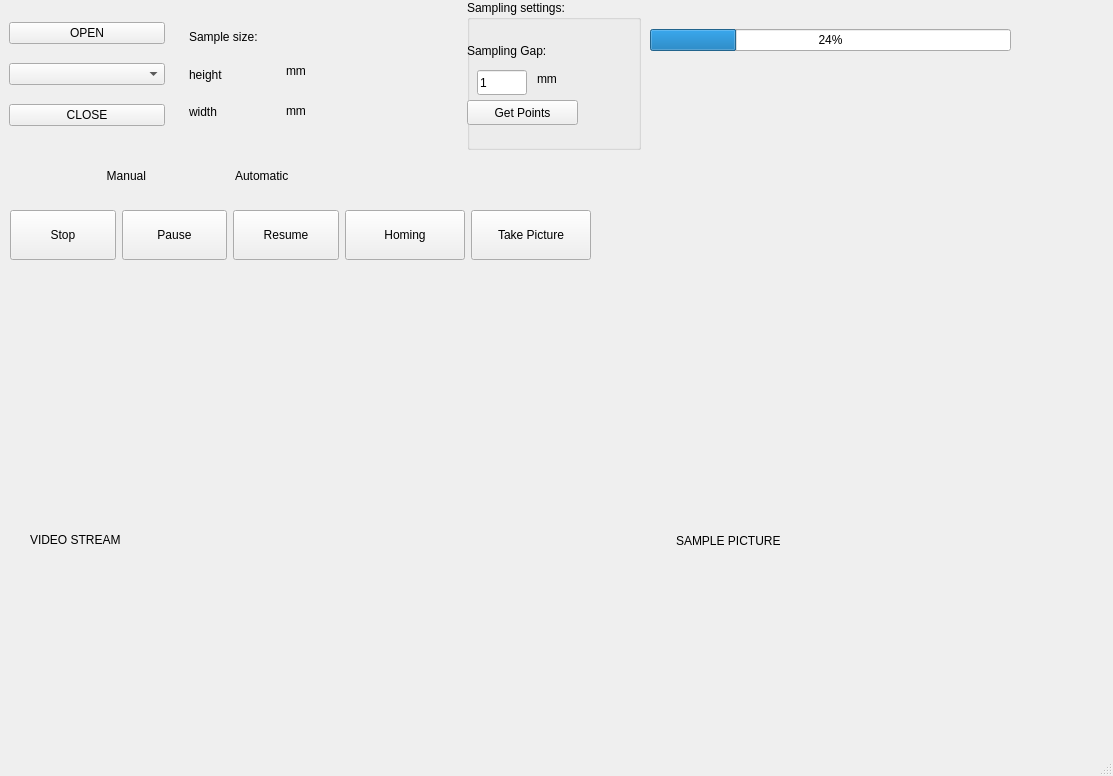
<?xml version="1.0" encoding="UTF-8"?>
<ui version="4.0">
 <class>MainWindow</class>
 <widget class="QMainWindow" name="MainWindow">
  <property name="geometry">
   <rect>
    <x>0</x>
    <y>0</y>
    <width>1113</width>
    <height>776</height>
   </rect>
  </property>
  <property name="windowTitle">
   <string>MainWindow</string>
  </property>
  <widget class="QWidget" name="centralwidget">
   <widget class="QWidget" name="widget_2" native="true">
    <property name="geometry">
     <rect>
      <x>30</x>
      <y>280</y>
      <width>1311</width>
      <height>521</height>
     </rect>
    </property>
    <property name="sizePolicy">
     <sizepolicy hsizetype="Expanding" vsizetype="Expanding">
      <horstretch>0</horstretch>
      <verstretch>0</verstretch>
     </sizepolicy>
    </property>
    <property name="maximumSize">
     <size>
      <width>1920</width>
      <height>1080</height>
     </size>
    </property>
    <layout class="QHBoxLayout" name="horizontalLayout_7">
     <item>
      <widget class="QLabel" name="video">
       <property name="sizePolicy">
        <sizepolicy hsizetype="Minimum" vsizetype="Minimum">
         <horstretch>0</horstretch>
         <verstretch>0</verstretch>
        </sizepolicy>
       </property>
       <property name="minimumSize">
        <size>
         <width>640</width>
         <height>480</height>
        </size>
       </property>
       <property name="maximumSize">
        <size>
         <width>640</width>
         <height>480</height>
        </size>
       </property>
       <property name="text">
        <string>VIDEO STREAM</string>
       </property>
      </widget>
     </item>
     <item>
      <widget class="QLabel" name="sample">
       <property name="sizePolicy">
        <sizepolicy hsizetype="Minimum" vsizetype="Minimum">
         <horstretch>0</horstretch>
         <verstretch>0</verstretch>
        </sizepolicy>
       </property>
       <property name="minimumSize">
        <size>
         <width>640</width>
         <height>480</height>
        </size>
       </property>
       <property name="maximumSize">
        <size>
         <width>1920</width>
         <height>1080</height>
        </size>
       </property>
       <property name="text">
        <string>SAMPLE PICTURE</string>
       </property>
      </widget>
     </item>
    </layout>
   </widget>
   <widget class="QWidget" name="widget" native="true">
    <property name="geometry">
     <rect>
      <x>0</x>
      <y>0</y>
      <width>641</width>
      <height>150</height>
     </rect>
    </property>
    <property name="maximumSize">
     <size>
      <width>16777215</width>
      <height>150</height>
     </size>
    </property>
    <layout class="QHBoxLayout" name="horizontalLayout">
     <item>
      <widget class="QWidget" name="widget_8" native="true">
       <layout class="QVBoxLayout" name="verticalLayout_7">
        <item>
         <widget class="QPushButton" name="openButton">
          <property name="text">
           <string>OPEN</string>
          </property>
         </widget>
        </item>
        <item>
         <widget class="QComboBox" name="comL"/>
        </item>
        <item>
         <widget class="QPushButton" name="closeButton">
          <property name="text">
           <string>CLOSE</string>
          </property>
         </widget>
        </item>
       </layout>
      </widget>
     </item>
     <item>
      <widget class="QWidget" name="widget_4" native="true">
       <property name="sizePolicy">
        <sizepolicy hsizetype="Preferred" vsizetype="Maximum">
         <horstretch>0</horstretch>
         <verstretch>0</verstretch>
        </sizepolicy>
       </property>
       <property name="maximumSize">
        <size>
         <width>100</width>
         <height>125</height>
        </size>
       </property>
       <layout class="QVBoxLayout" name="verticalLayout_8">
        <item>
         <widget class="QLabel" name="label_4">
          <property name="text">
           <string>Sample size:</string>
          </property>
         </widget>
        </item>
        <item>
         <widget class="QLabel" name="size_x">
          <property name="maximumSize">
           <size>
            <width>50</width>
            <height>16777215</height>
           </size>
          </property>
          <property name="text">
           <string>height</string>
          </property>
         </widget>
        </item>
        <item>
         <widget class="QLabel" name="size_y">
          <property name="maximumSize">
           <size>
            <width>50</width>
            <height>16777215</height>
           </size>
          </property>
          <property name="text">
           <string>width</string>
          </property>
         </widget>
        </item>
       </layout>
      </widget>
     </item>
     <item>
      <widget class="QWidget" name="widget_5" native="true">
       <property name="maximumSize">
        <size>
         <width>16777215</width>
         <height>125</height>
        </size>
       </property>
       <widget class="QLabel" name="label">
        <property name="geometry">
         <rect>
          <x>0</x>
          <y>50</y>
          <width>66</width>
          <height>17</height>
         </rect>
        </property>
        <property name="text">
         <string>mm</string>
        </property>
       </widget>
       <widget class="QLabel" name="label_2">
        <property name="geometry">
         <rect>
          <x>0</x>
          <y>90</y>
          <width>66</width>
          <height>17</height>
         </rect>
        </property>
        <property name="text">
         <string>mm</string>
        </property>
       </widget>
      </widget>
     </item>
     <item>
      <widget class="QGroupBox" name="groupBox_5">
       <property name="title">
        <string>Sampling settings:</string>
       </property>
       <widget class="QLabel" name="label_3">
        <property name="geometry">
         <rect>
          <x>0</x>
          <y>-20</y>
          <width>120</width>
          <height>141</height>
         </rect>
        </property>
        <property name="maximumSize">
         <size>
          <width>120</width>
          <height>16777215</height>
         </size>
        </property>
        <property name="text">
         <string>Sampling Gap:</string>
        </property>
       </widget>
       <widget class="QPushButton" name="approveSampleButton">
        <property name="geometry">
         <rect>
          <x>0</x>
          <y>100</y>
          <width>111</width>
          <height>25</height>
         </rect>
        </property>
        <property name="text">
         <string>Get Points</string>
        </property>
       </widget>
       <widget class="QLabel" name="label_6">
        <property name="geometry">
         <rect>
          <x>70</x>
          <y>70</y>
          <width>66</width>
          <height>17</height>
         </rect>
        </property>
        <property name="text">
         <string>mm</string>
        </property>
       </widget>
       <widget class="QLineEdit" name="gapInputLineEdit">
        <property name="geometry">
         <rect>
          <x>10</x>
          <y>70</y>
          <width>50</width>
          <height>25</height>
         </rect>
        </property>
        <property name="autoFillBackground">
         <bool>false</bool>
        </property>
        <property name="text">
         <string>1</string>
        </property>
       </widget>
      </widget>
     </item>
    </layout>
   </widget>
   <widget class="QWidget" name="widget_3" native="true">
    <property name="geometry">
     <rect>
      <x>650</x>
      <y>10</y>
      <width>361</width>
      <height>61</height>
     </rect>
    </property>
    <property name="sizePolicy">
     <sizepolicy hsizetype="Preferred" vsizetype="Expanding">
      <horstretch>0</horstretch>
      <verstretch>0</verstretch>
     </sizepolicy>
    </property>
    <property name="maximumSize">
     <size>
      <width>16777215</width>
      <height>400</height>
     </size>
    </property>
    <layout class="QVBoxLayout">
     <item>
      <widget class="QProgressBar" name="progressBar">
       <property name="sizePolicy">
        <sizepolicy hsizetype="Preferred" vsizetype="Fixed">
         <horstretch>0</horstretch>
         <verstretch>0</verstretch>
        </sizepolicy>
       </property>
       <property name="value">
        <number>24</number>
       </property>
       <property name="orientation">
        <enum>Qt::Horizontal</enum>
       </property>
      </widget>
     </item>
    </layout>
   </widget>
   <widget class="QWidget" name="widget_10" native="true">
    <property name="geometry">
     <rect>
      <x>10</x>
      <y>210</y>
      <width>581</width>
      <height>50</height>
     </rect>
    </property>
    <property name="sizePolicy">
     <sizepolicy hsizetype="Preferred" vsizetype="Expanding">
      <horstretch>0</horstretch>
      <verstretch>0</verstretch>
     </sizepolicy>
    </property>
    <property name="minimumSize">
     <size>
      <width>0</width>
      <height>0</height>
     </size>
    </property>
    <property name="maximumSize">
     <size>
      <width>16777215</width>
      <height>200</height>
     </size>
    </property>
    <layout class="QHBoxLayout" name="horizontalLayout_2">
     <item>
      <widget class="QPushButton" name="pauseButton">
       <property name="sizePolicy">
        <sizepolicy hsizetype="Preferred" vsizetype="Preferred">
         <horstretch>0</horstretch>
         <verstretch>0</verstretch>
        </sizepolicy>
       </property>
       <property name="text">
        <string>Stop</string>
       </property>
      </widget>
     </item>
     <item>
      <widget class="QPushButton" name="stopButton">
       <property name="sizePolicy">
        <sizepolicy hsizetype="Preferred" vsizetype="Preferred">
         <horstretch>0</horstretch>
         <verstretch>0</verstretch>
        </sizepolicy>
       </property>
       <property name="text">
        <string>Pause</string>
       </property>
      </widget>
     </item>
     <item>
      <widget class="QPushButton" name="resumeButton">
       <property name="sizePolicy">
        <sizepolicy hsizetype="Preferred" vsizetype="Preferred">
         <horstretch>0</horstretch>
         <verstretch>0</verstretch>
        </sizepolicy>
       </property>
       <property name="text">
        <string>Resume</string>
       </property>
      </widget>
     </item>
     <item>
      <widget class="QPushButton" name="homeButton">
       <property name="sizePolicy">
        <sizepolicy hsizetype="Minimum" vsizetype="Minimum">
         <horstretch>0</horstretch>
         <verstretch>0</verstretch>
        </sizepolicy>
       </property>
       <property name="minimumSize">
        <size>
         <width>120</width>
         <height>30</height>
        </size>
       </property>
       <property name="text">
        <string>Homing</string>
       </property>
      </widget>
     </item>
     <item>
      <widget class="QPushButton" name="takePicButton">
       <property name="sizePolicy">
        <sizepolicy hsizetype="Minimum" vsizetype="Minimum">
         <horstretch>0</horstretch>
         <verstretch>0</verstretch>
        </sizepolicy>
       </property>
       <property name="minimumSize">
        <size>
         <width>120</width>
         <height>0</height>
        </size>
       </property>
       <property name="maximumSize">
        <size>
         <width>16777215</width>
         <height>16777215</height>
        </size>
       </property>
       <property name="text">
        <string>Take Picture</string>
       </property>
      </widget>
     </item>
    </layout>
   </widget>
   <widget class="QWidget" name="widget_9" native="true">
    <property name="geometry">
     <rect>
      <x>70</x>
      <y>150</y>
      <width>241</width>
      <height>51</height>
     </rect>
    </property>
    <property name="sizePolicy">
     <sizepolicy hsizetype="Minimum" vsizetype="Preferred">
      <horstretch>0</horstretch>
      <verstretch>0</verstretch>
     </sizepolicy>
    </property>
    <property name="minimumSize">
     <size>
      <width>50</width>
      <height>0</height>
     </size>
    </property>
    <layout class="QHBoxLayout" name="horizontalLayout_6">
     <item>
      <widget class="QLabel" name="label_8">
       <property name="maximumSize">
        <size>
         <width>500</width>
         <height>16777215</height>
        </size>
       </property>
       <property name="text">
        <string>Manual</string>
       </property>
       <property name="alignment">
        <set>Qt::AlignRight|Qt::AlignTrailing|Qt::AlignVCenter</set>
       </property>
      </widget>
     </item>
     <item>
      <widget class="QWidget" name="modeSwitch" native="true">
       <property name="maximumSize">
        <size>
         <width>500</width>
         <height>16777215</height>
        </size>
       </property>
      </widget>
     </item>
     <item>
      <widget class="QLabel" name="label_9">
       <property name="maximumSize">
        <size>
         <width>500</width>
         <height>16777215</height>
        </size>
       </property>
       <property name="text">
        <string>Automatic</string>
       </property>
      </widget>
     </item>
    </layout>
   </widget>
  </widget>
  <widget class="QMenuBar" name="menubar">
   <property name="geometry">
    <rect>
     <x>0</x>
     <y>0</y>
     <width>1113</width>
     <height>22</height>
    </rect>
   </property>
  </widget>
  <widget class="QStatusBar" name="statusbar"/>
 </widget>
 <resources/>
 <connections/>
</ui>
